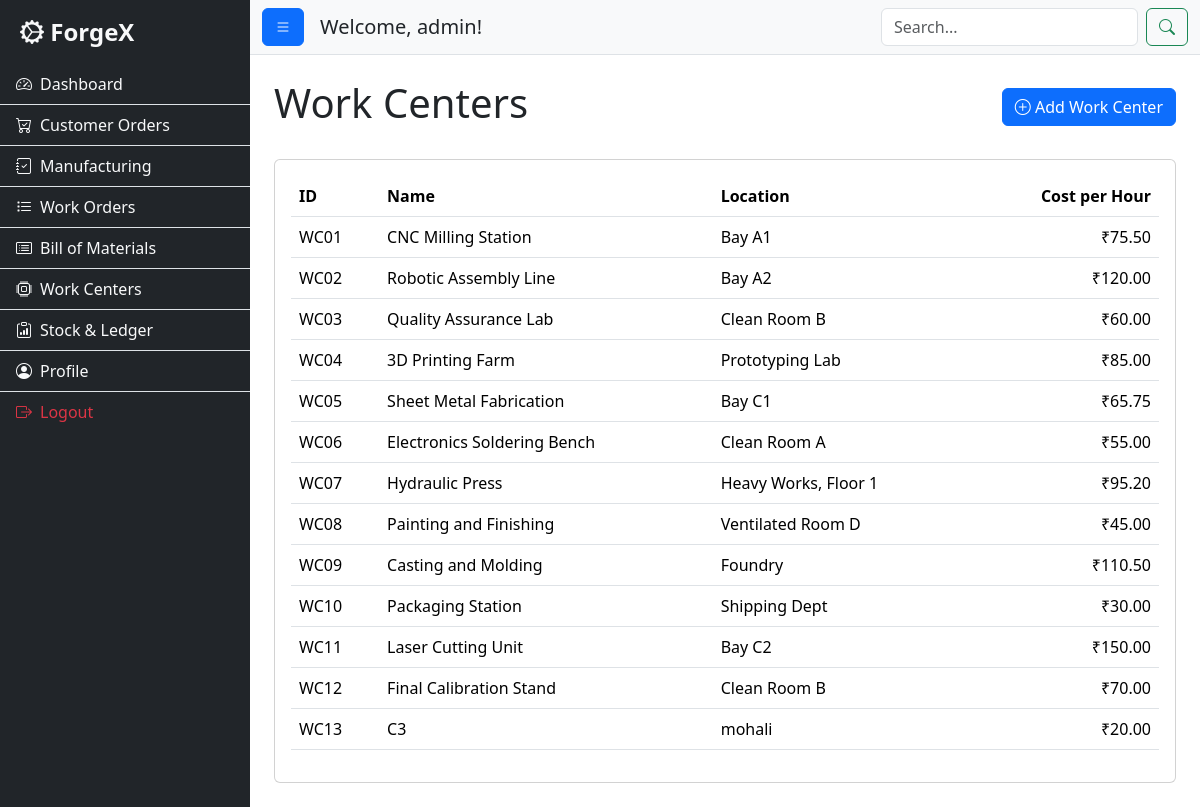
The page /work_centers (signed in) on the database its author committed.
### app.py (models this page shows)
class User(db.Model):
    id = db.Column(db.Integer, primary_key=True)
    username = db.Column(db.String(80), unique=True, nullable=False)
    password = db.Column(db.String(200), nullable=False)
    name = db.Column(db.String(120), nullable=False)
    email = db.Column(db.String(120), unique=True, nullable=False)
    role = db.Column(db.String(20), nullable=False)
    secret_code = db.Column(db.String(100), nullable=True)
    is_verified = db.Column(db.Boolean, default=False, nullable=False)
    orders = db.relationship('CustomerOrder', backref='customer', lazy=True)

class WorkCenter(db.Model):
    id = db.Column(db.String(50), primary_key=True)
    name = db.Column(db.String(100), nullable=False)
    location = db.Column(db.String(200), nullable=True)
    hourly_cost = db.Column(db.Float, nullable=True)

### app.py (the view)
@app.route('/work_centers')
@login_required
@role_required('manager')
def work_centers():
    work_centers = WorkCenter.query.order_by(WorkCenter.id).all()
    return render_template('work_centers.html', work_centers=work_centers)

### app.py (called while the page is built)
def login_required(f):
    @wraps(f)
    def decorated_function(*args, **kwargs):
        if 'username' not in session:
            flash("Please log in to access this page.", "warning")
            return redirect(url_for('login'))
        user = User.query.filter_by(username=session['username']).first()
        if not user:
            session.clear()
            flash("Your login session was invalid. Please log in again.", "danger")
            return redirect(url_for('login'))
        return f(*args, **kwargs)
    return decorated_function

def role_required(required_role):
    def decorator(f):
        @wraps(f)
        def decorated_function(*args, **kwargs):
            if session.get('role') != required_role:
                flash("You do not have permission to access this page.", "danger")
                return redirect(url_for('index'))
            return f(*args, **kwargs)
        return decorated_function
    return decorator

### templates/work_centers.html (shortened to what this page needs)
{% extends "layout.html" %}
{% block content %}
<div class="d-flex justify-content-between align-items-center mb-4">
    <h1>Work Centers</h1>
    <button class="btn btn-primary" data-bs-toggle="modal" data-bs-target="#addWcModal"><i class="bi bi-plus-circle"></i> Add Work Center</button>
</div>
<div class="card">
    <div class="card-body">
        <table class="table table-hover">
            <thead>
                <tr>
                    <th>ID</th>
                    <th>Name</th>
                    <th>Location</th>
                    <th class="text-end">Cost per Hour</th>
                </tr>
            </thead>
            <tbody>
                {% for wc in work_centers %}
                <tr>
                    <td>{{ wc.id }}</td>
                    <td>{{ wc.name }}</td>
                    <td>{{ wc.location }}</td>
                    <td class="text-end">₹{{ "%.2f"|format(wc.hourly_cost) if wc.hourly_cost else 'N/A' }}</td>
                </tr>
                {% else %}
                <tr><td colspan="4" class="text-center">No work centers defined.</td></tr>
                {% endfor %}
            </tbody>
        </table>
    </div>
</div>
{% endblock %}

### templates/layout.html (shortened to what this page needs)
<!DOCTYPE html>
<html lang="en">
<head>
    <link href="https://cdn.jsdelivr.net/npm/bootstrap@5.3.2/dist/css/bootstrap.min.css" rel="stylesheet">
    <link rel="stylesheet" href="https://cdn.jsdelivr.net/npm/bootstrap-icons@1.11.1/font/bootstrap-icons.css">
    <link rel="stylesheet" href="{{ url_for('static', filename='css/style.css') }}">
</head>
<body>
    <div class="d-flex" id="wrapper">
        <div class="bg-dark border-right" id="sidebar-wrapper">
            <div class="sidebar-heading text-light">
                <i class="bi bi-gear-wide-connected"></i> ForgeX
            </div>
            <div class="list-group list-group-flush">
                {% if session.role == 'manager' %}
                    <a href="{{ url_for('manager_dashboard') }}" class="list-group-item list-group-item-action bg-dark text-light"><i class="bi bi-speedometer2 me-2"></i>Dashboard</a>
                    <a href="{{ url_for('customer_orders_manager') }}" class="list-group-item list-group-item-action bg-dark text-light"><i class="bi bi-cart-check me-2"></i>Customer Orders</a>
                    <a href="{{ url_for('manufacturing_orders') }}" class="list-group-item list-group-item-action bg-dark text-light"><i class="bi bi-journal-check me-2"></i>Manufacturing</a>
                    <a href="{{ url_for('work_orders') }}" class="list-group-item list-group-item-action bg-dark text-light"><i class="bi bi-list-task me-2"></i>Work Orders</a>
                    <a href="{{ url_for('bill_of_materials') }}" class="list-group-item list-group-item-action bg-dark text-light"><i class="bi bi-card-list me-2"></i>Bill of Materials</a>
                    <a href="{{ url_for('work_centers') }}" class="list-group-item list-group-item-action bg-dark text-light"><i class="bi bi-cpu me-2"></i>Work Centers</a>
                    <a href="{{ url_for('stock_ledger') }}" class="list-group-item list-group-item-action bg-dark text-light"><i class="bi bi-clipboard-data me-2"></i>Stock & Ledger</a>
                {% endif %}
                <a href="{{ url_for('profile') }}" class="list-group-item list-group-item-action bg-dark text-light"><i class="bi bi-person-circle me-2"></i>Profile</a>
                <a href="{{ url_for('logout') }}" class="list-group-item list-group-item-action bg-dark text-danger"><i class="bi bi-box-arrow-right me-2"></i>Logout</a>
            </div>
        </div>
        <div id="page-content-wrapper">
            <nav class="navbar navbar-expand-lg navbar-light bg-light border-bottom">
                <div class="container-fluid">
                    <button class="btn btn-primary" id="menu-toggle"><i class="bi bi-list"></i></button>
                    <h5 class="ms-3 mb-0 d-none d-md-block">Welcome, {{ session.username }}!</h5>
                    <div class="ms-auto">
                        <form action="{{ url_for('search') }}" method="get" class="d-flex">
                            <input class="form-control me-2" type="search" name="q" placeholder="Search..." aria-label="Search" required>
                            <button class="btn btn-outline-success" type="submit"><i class="bi bi-search"></i></button>
                        </form>
                    </div>
                </div>
            </nav>
            <main class="container-fluid p-4">
                {% block content %}{% endblock %}
            </main>
        </div>
    </div>
</body>
</html>

### static/css/style.css (style rules this page uses)
body { overflow-x: hidden; }
#sidebar-wrapper { min-height: 100vh; width: 250px; margin-left: -250px; transition: margin .25s ease-out; }
#sidebar-wrapper .sidebar-heading { padding: 0.875rem 1.25rem; font-size: 1.5rem; font-weight: bold; }
#sidebar-wrapper .list-group { width: 250px; }
#page-content-wrapper { min-width: 100vw; }
@media (min-width: 768px) { #sidebar-wrapper { margin-left: 0; } }
@media (min-width: 768px) { #page-content-wrapper { min-width: 0; width: 100%; } }

### rows shown on the page
User: username "admin"
WorkCenter: id "WC01", name "CNC Milling Station", location "Bay A1", hourly_cost "75.50"
WorkCenter: id "WC02", name "Robotic Assembly Line", location "Bay A2", hourly_cost "120.00"
WorkCenter: id "WC03", name "Quality Assurance Lab", location "Clean Room B", hourly_cost "60.00"
WorkCenter: id "WC04", name "3D Printing Farm", location "Prototyping Lab", hourly_cost "85.00"
WorkCenter: id "WC05", name "Sheet Metal Fabrication", location "Bay C1", hourly_cost "65.75"
WorkCenter: id "WC06", name "Electronics Soldering Bench", location "Clean Room A", hourly_cost "55.00"
WorkCenter: id "WC07", name "Hydraulic Press", location "Heavy Works, Floor 1", hourly_cost "95.20"
WorkCenter: id "WC08", name "Painting and Finishing", location "Ventilated Room D", hourly_cost "45.00"
WorkCenter: id "WC09", name "Casting and Molding", location "Foundry", hourly_cost "110.50"
WorkCenter: id "WC10", name "Packaging Station", location "Shipping Dept", hourly_cost "30.00"
WorkCenter: id "WC11", name "Laser Cutting Unit", location "Bay C2", hourly_cost "150.00"
WorkCenter: id "WC12", name "Final Calibration Stand", location "Clean Room B", hourly_cost "70.00"
WorkCenter: id "WC13", name "C3", location "mohali", hourly_cost "20.00"
